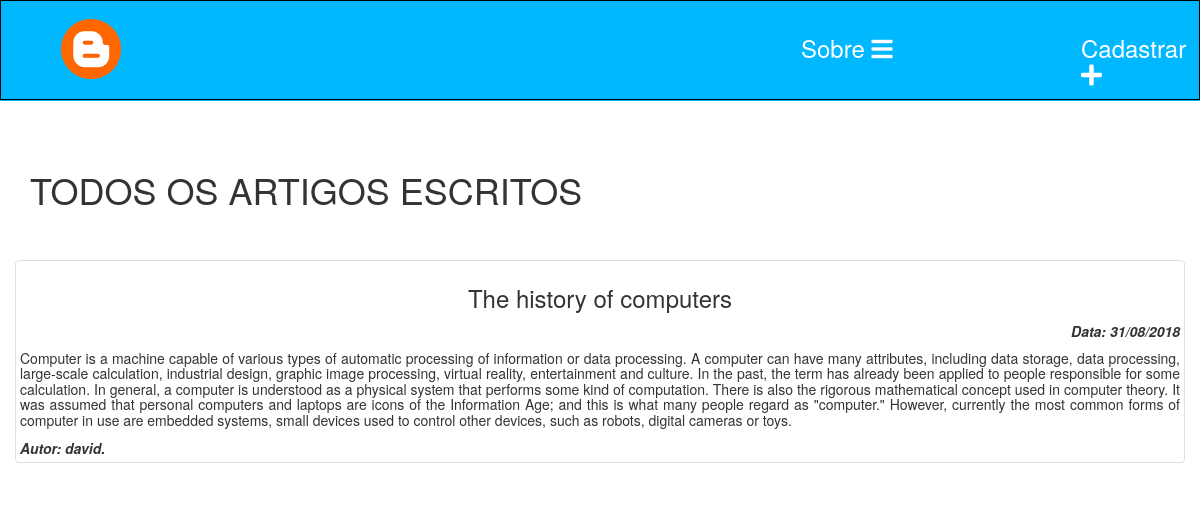
Before: /?opc=home with the older database file.
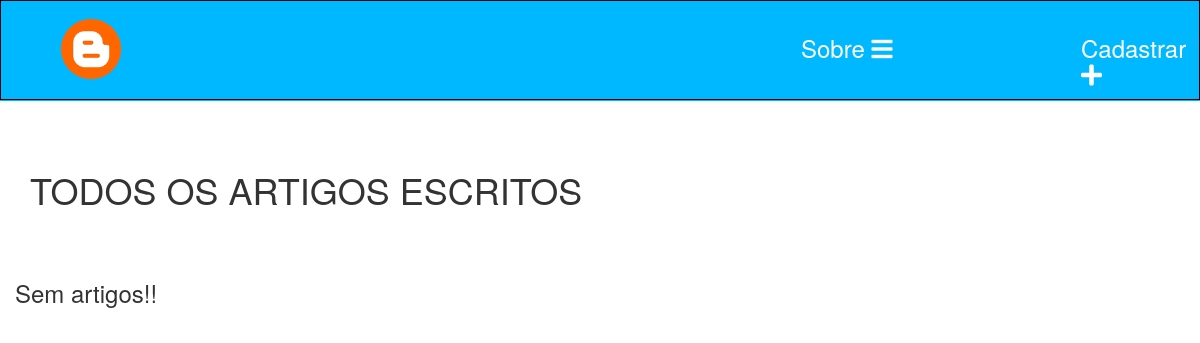
After: the same page with the newer database file.
### tables this page shows
CREATE TABLE `artigos` (
  `id` int(11) NOT NULL,
  `titulo` varchar(200) NOT NULL,
  `conteudo` varchar(1000) NOT NULL,
  `data` datetime NOT NULL,
  `autor` varchar(200) NOT NULL,
  `id_artigo_fk` int(11) NOT NULL
);

### artigosTodos.php (the view, shortened to what this page needs)
<!DOCTYPE html>
<html>
<head>
	<link rel="stylesheet" type="text/css" href="css/bootstrap.min.css">
	<?php
		require('config.php');
		$sql = "SELECT * FROM artigos";
		$query = mysqli_query($conexao, $sql);
	?>
</head>
<body>
	<div style="margin-top: 150px;" class="container">
		<h1>TODOS OS ARTIGOS ESCRITOS</h1>
		<br><br>
		<div class="row">
		<?php
			if (mysqli_num_rows($query) > 0) {
					while ($art = mysqli_fetch_assoc($query)) {
						echo "
						<div class='col-md-12 thumbnail'>
							<b><h3 class='text-center'>".$art['titulo']."</h3></b>
							<i>
								<b><p class='text-right'>Data:
								".substr($art['data'], 8, 2)."/".substr($art['data'], 5, 2)."/"
								.substr($art['data'], 0, 4)."</p></b>
							</i>
							<h5 class='text-justify'>".$art['conteudo']."</h5>
							<b><i class='text-left'>Autor: ".$art['autor'].".</i></b>
						</div>
					";
					}
				} else {
					echo "
						<form method = 'get'>
							<h3>Sem artigos!!</h3>
						</form>
					";
				}
		 ?>
		</div>
	</div>
</body>
</html>

### index.php (shortened to what this page needs)
<!DOCTYPE html>
<html>
<head>
	<link rel="stylesheet" type="text/css" href="css/bootstrap.min.css">
	<link rel="stylesheet" href="https://use.fontawesome.com/releases/v5.3.1/css/all.css">
	<?php
		if (isset($_GET['opc'])) {
			$opc = $_GET['opc'];
			if ($opc == 'home') {
				include('artigosTodos.php');
			}
		}
	 ?>
</head>
<body>
	<div class="container-fluid">
		<nav class="navbar navbar-fixed-top" style="background: #00b8ff;">
			<form method="get" style="border: 1px solid black;">
				<a href="?opc=home">
					<img style=" position: abolute; width: 5%; margin-left: 60px; margin-top: 18px;" src="images/Blogger.png">
				</a>
				<h3>
					<a style=" position: absolute; text-decoration: none; color: white;
					margin-top: -64px; margin-left: 1080px;" href="?opc=cada">
						Cadastrar <i class="fas fa-plus"></i>
					</a>
				</h3>
				<h3>
					<a style=" position: absolute; text-decoration: none; color: white;
					margin-top: -64px; margin-left: 800px;" href="?opc=sobre">
						Sobre <i class="fas fa-bars"></i>
					</a>
				</h3>
			</form>
		</nav>
	</div>
</body>
</html>

Changed rows visible on the page:
removed artigos: titulo "The history of computers", data "31", data "08", data "2018", conteudo "Computer is a machine capable of various types of automatic processing of information or data processing. A computer can have many attributes, including data storage, data processing, large-scale calculation, industrial design, graphic image processing, virtual reality, entertainment and culture. In the past, the term has already been applied to people responsible for some calculation. In general, a computer is understood as a physical system that performs some kind of computation. There is also the rigorous mathematical concept used in computer theory. It was assumed that personal computers and laptops are icons of the Information Age; and this is what many people regard as \"computer.\"…", autor "david"
Other visible differences:
text now shown: "Sem artigos!!"
